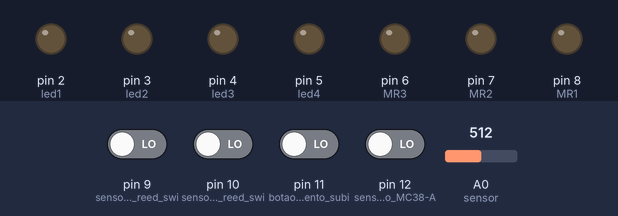
A sketch run on a simulated Arduino Uno, built with avr-gcc and run on an emulated ATmega328P. Shown: output pins drawn as LEDs (lit = HIGH). Inputs (shaded band) come from the test bench; at power-on: pin 9 (sensor_magnetico_reed_swi), pin 10 (sensor_magnetico_reed_swi), pin 11 (botao_de_acionamento_subi), pin 12 (sensor_magnetico_MC38-A) LOW, A0 (sensor) = 512.

Above: at 1.2 s.
1.3 s: pin 9 (sensor_magnetico_reed_swi) driven HIGH and pin 10 (sensor_magnetico_reed_swi) driven HIGH and pin 11 (botao_de_acionamento_subi) driven HIGH and pin 12 (sensor_magnetico_MC38-A) driven HIGH
At 2.1 s:
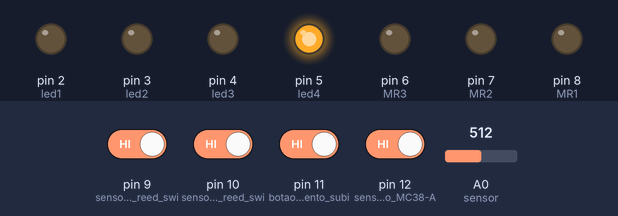
Timing chart, 0 to 4.3 s (numbered marks = the images above; inputs shaded):
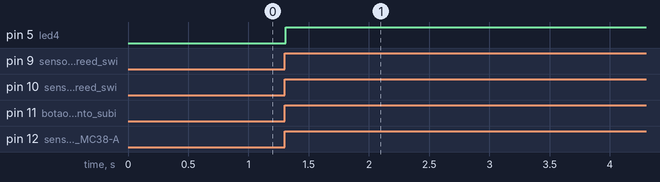

Measured:
- after the input at 1.3 s, pin 5 (led4): LOW → HIGH at once

The sketch:

sistemacontrole.ino
```cpp
const int led1 = 2; //led subida
const int led2 = 3; //led descida
const int led3 = 4; //led peso
const int led4 = 5; //led manutencao

const int MR1 = 8; //rele acionamento geral
const int MR2 = 7; //rele de subida
const int MR3 = 6; //rele de descida

float Sp = 0.0; //Sensor de peso
int Cont = 0; //Contador de uso para manutencao

int Sm1 = 0; //sensor magnetico reed switch inferior
int Sm2 = 0; //sensor magnetico reed switch superior
int Botao = 0; //botao de acionamento subida/descida
int Porta = 0; //sensor magnetico MC38-A monitoramento da porta

void moveup();
void movedown();

void setup() {

  pinMode(led1, OUTPUT);
  pinMode(led2, OUTPUT);
  pinMode(led3, OUTPUT);
  pinMode(led4, OUTPUT);

  pinMode(9, INPUT); //sensor magnetico reed switch inferior
  pinMode(10, INPUT); //sensor magnetico reed switch superior

  pinMode(11, INPUT); //botao de acionamento subida/descida

  pinMode(12, INPUT); //sensor magnetico MC38-A

  pinMode(MR1, OUTPUT);
  pinMode(MR2, OUTPUT);
  pinMode(MR3, OUTPUT);

  //Modulo rele inicialmente desligado
  digitalWrite(MR1, LOW);
  digitalWrite(MR2, LOW);
  digitalWrite(MR3, LOW);
}

void loop() {

    Sp = 300/1024 * analogRead(A0); //leitura do sensor de peso 300kg

    if (Sp <= 250){
        if (Cont <= 100){
            Sm1 = digitalRead(9);
            Sm2 = digitalRead(10);
            Botao = digitalRead(11);
            Porta = digitalRead(12);

            if (Botao == 1 && Porta == 1 && Sm1 == 1){
                moveup();
                Cont = Cont + 1;
            }

            if (Botao == 1 && Porta == 1 && Sm2 == 1){
                movedown();
                Cont = Cont + 1;
            }
        }
        else{
            //aciona o led de manutencao e desliga os reles
            digitalWrite(led4, HIGH);
            digitalWrite(MR1, LOW);
            digitalWrite(MR2, LOW);
            digitalWrite(MR3, LOW);
        }
    }
    else {
        //aciona o led de sobrepeso e desliga os reles
        digitalWrite(led3, HIGH);
        digitalWrite(MR1, LOW);
        digitalWrite(MR2, LOW);
        digitalWrite(MR3, LOW);
    }
}

void moveup(){
    Sm2 = digitalRead(10);

    while (Sm2 == 0){
        //aciona os reles para a plataforma subir e liga o led indicativo de subida
        digitalWrite(MR1, HIGH);
        digitalWrite(MR2, HIGH);
        digitalWrite(led1, HIGH);
        Sm2 = digitalRead(10); //Atualiza o valor de Sm2
    }

    digitalWrite(MR1, LOW);
    digitalWrite(MR2, LOW);
    digitalWrite(led1, LOW);
}

void movedown(){
    Sm1 = digitalRead(9);

    while (Sm1 == 0){
        //aciona os reles para a plataforma subir e liga o led indicativo de descida
        digitalWrite(MR1, HIGH);
        digitalWrite(MR3, HIGH);
        digitalWrite(led2, HIGH);
        Sm1 = digitalRead(9); //Atualiza o valor de Sm1
    }

    digitalWrite(MR1, LOW);
    digitalWrite(MR3, LOW);
    digitalWrite(led2, LOW);
}
```
